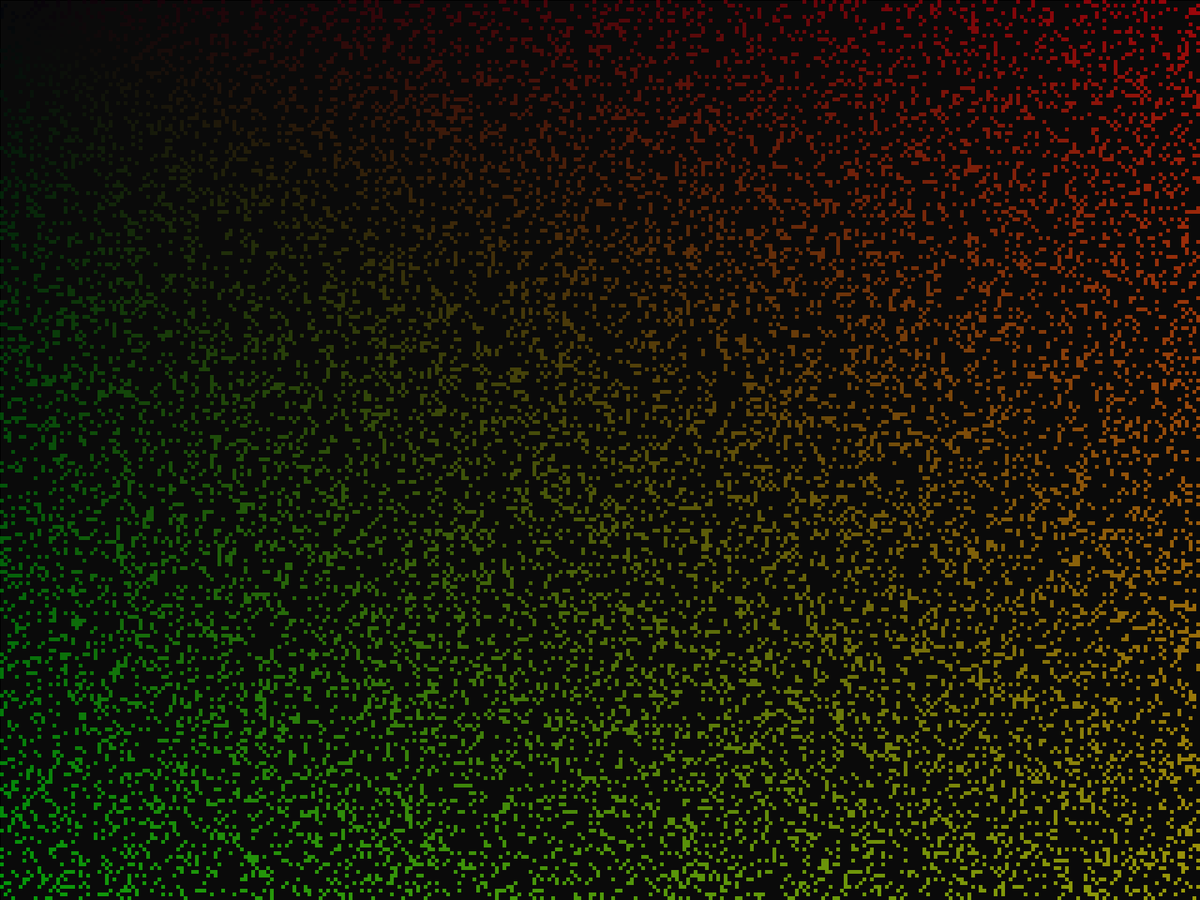
Frame 1 (no input)
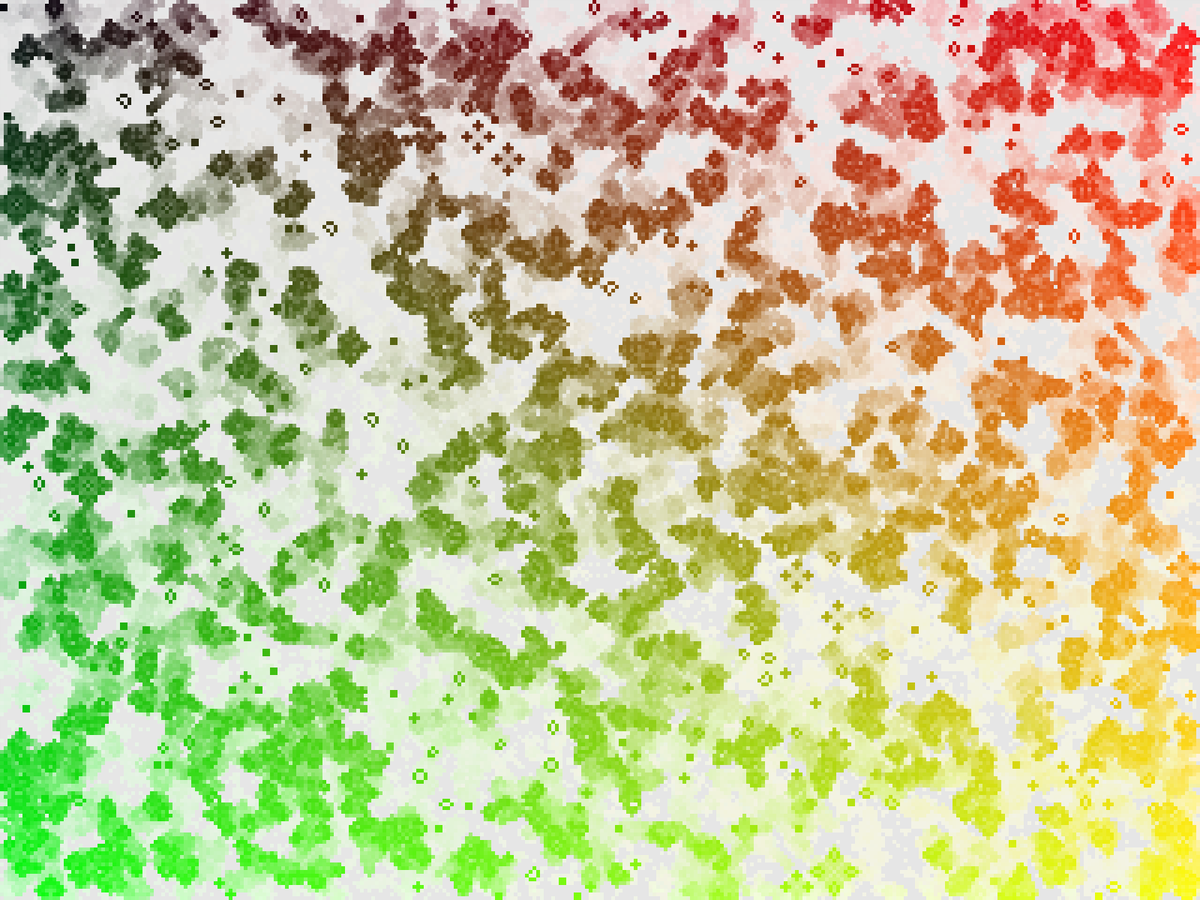
Frame 60 (the mouse pressed at the canvas centre just before this capture)
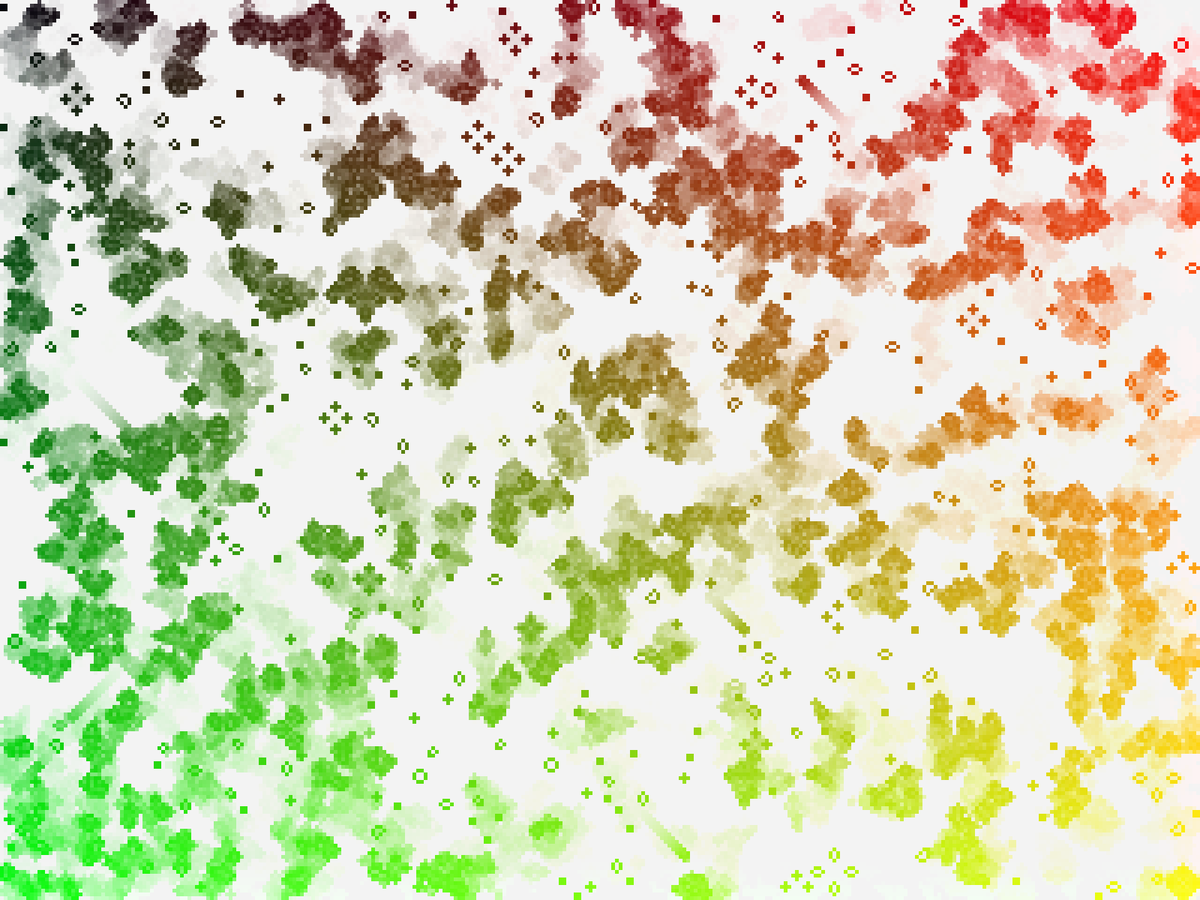
Frame 120 (the mouse held since frame 60 and released just before this capture)

The Processing sketch that drew these frames (run headless with seeded random() and noise(); from frame 60 on, the mouse is pressed at the canvas centre):

// Processing sketch: GameOfLife
// ── GameOfLife.pde
GameObject cells [][];
float cellSize = 5;
int numberOfColumbs;
int numberOfRows; 
int fillpercentage = 20 ; 
int neighboursAlive;
int frameChange = 10;

float scaleFactor = 1.0;
float translateX = 0.0;
float translateY = 0.0;

boolean pause = false;

void setup() {
// size(900,900);
fullScreen();
background(0);

matrixCalculation();
initialAliveCalculation() ;
}


void draw() 
{
	frameRate(frameChange);
	drawBackroundEffect () ;

	translate(translateX,translateY);
	scale(scaleFactor);
	
	drawCellMatrixCalculation();
	checkAliveCellsCalculation();
	if(!pause) 
	{
		nextGenerationRulesCalculation();
	}
}
// ── Fill.pde
public class Fill  {
boolean deadFill = false;
boolean bornFill = false;
boolean surviveFill = false;
	public Fill () {
		
	}

void filler () {
	if (deadFill) 
	{
	fill(#F5021F);
	}
		if (bornFill) 
		{
		fill(#FFB23E);
		}
			if (surviveFill)
			{
			fill(#0FFC00);	
			}
	}
}
// ── GameObject.pde
public class GameObject  
{

float x ;
float y ;
float size;
int neighbours; 
float xMode, yMode;
boolean alive = false;

	public GameObject (float x, float y, float size) 
	{
		this.x = x * size;
		this.y = y * size;
		this.size = size;
	}


	void draw () 
	{
		xMode = 255f/float(width);
		yMode = 255f/float(height);
		colorMode(RGB);
		fill(x*xMode, y*yMode, 10, 150);
		noStroke();
		if (alive) 
		{
			rect(x, y, size, size);	
		}			
	}		
}
// ── calculations.pde
void matrixCalculation()
{
	numberOfColumbs = (int)Math.floor(width/cellSize);
	numberOfRows = (int)Math.floor(height/cellSize);
	cells = new GameObject[numberOfColumbs][numberOfRows];
}


void initialAliveCalculation() 
{
	for (int y = 0; y < numberOfRows; ++y) 
	{
		for (int x = 0; x < numberOfColumbs ; ++x) 
		{
			cells[x][y] = new GameObject(x, y, cellSize);
			
			if (random(0, 100) < fillpercentage) 
			{
				cells[x][y].alive = true;
			}
		}
	}
}


void drawCellMatrixCalculation()
{
	for (int y = 0; y < numberOfRows; ++y) 
	{
		for (int x = 0; x < numberOfColumbs ; ++x) 
		{			
			cells[x][y].draw();
		}

	}
}


void checkAliveCellsCalculation () 
{
for (int y = 0; y < numberOfRows; ++y) 
	{
		for (int x = 0; x < numberOfColumbs ; ++x) 
		{
neighboursAlive = 0 ;	
						 if (x-1 >= 0 && y-1 >= 0 && cells[x-1][y-1].alive == true) 
						{
							neighboursAlive++ ;	
						}			
						 if (y-1 >= 0 && cells[x][y-1].alive == true) 
						{
							neighboursAlive++ ;					
						}
						 if ( y-1 >= 0 && x+1 < numberOfColumbs && cells[x+1][y-1].alive == true) 
						{
							neighboursAlive++ ;	
						}
						 if (x-1 >= 0 && cells[x-1][y].alive == true) 
						{
							neighboursAlive++ ;					
						}
						if (x+1 < numberOfColumbs && cells[x+1][y].alive == true) 
						{
							neighboursAlive++ ;					
						}
						if (x-1 >= 0 && y+1 < numberOfRows && cells[x-1][y+1].alive == true) 
						{
							neighboursAlive++ ; 					
						}
						if (y+1 < numberOfRows && cells[x][y+1].alive == true) 
						{
							neighboursAlive++ ;	
						}
						if (x+1 < numberOfColumbs && y+1 < numberOfRows &&cells[x+1][y+1].alive == true) 
						{
							neighboursAlive++ ;	
						}		
cells[x][y].neighbours = neighboursAlive ;																				
		}
	}
}


void nextGenerationRulesCalculation () 
{
	for (int y = 0; y < numberOfRows; ++y) 
	 {
		for (int x = 0; x < numberOfColumbs ; ++x) 
		{
			if (cells[x][y].alive == true && cells[x][y].neighbours < 2)  // die if less than 2 neighbors
			{
				cells[x][y].alive = false;
			
			}
			
			if (cells[x][y].alive == true && (cells[x][y].neighbours == 2 || cells[x][y].neighbours == 3)) // if 2 or 3 neogbor stay alive 
			{
				cells[x][y].alive = true;
			}
			
			if ( cells[x][y].neighbours > 3)   // 2 or less neighbor die
			{
				cells[x][y].alive = false;	
			}

			if (cells[x][y].alive == false && cells[x][y].neighbours == 3) {  // make new if 3 neborrs
				cells[x][y].alive = true;
			}
				
		}
	}
}

void killCommand() 
{
for (int y = 0; y < numberOfRows; ++y) 
    {
      for (int x = 0; x < numberOfColumbs ; ++x) 
      {
        cells[x][y] = new GameObject(x, y, cellSize);
      
        cells[x][y].alive = false;
      
      }
    }
}

// ── checkingcode.pde
// // checks if neighbours are alive

// for (int y = 0; y < numberOfRows; ++y) 
// 	 {
// 	 	int neighbour = 0 ;
// 		for (int x = 0; x < numberOfColumbs ; ++x) 
// 		{
// 			if (cells[x-1][y-1].alive == true) 
// 			{
// 			neighbour = neighbour +1 ; 					
// 			}			
// 			if (cells[x][y-1].alive == true) 
// 			{
// 			neighbour = neighbour +1 ; 					
// 			}
// 			if (cells[x+1][y-1].alive == true) 
// 			{
// 			neighbour = neighbour +1 ; 					
// 			}
// 			if (cells[x-1][y].alive == true) 
// 			{
// 			neighbour = neighbour +1 ; 					
// 			}
// 			if (cells[x+1][y].alive == true) 
// 			{
// 			neighbour = neighbour +1 ; 					
// 			}
// 			if (cells[x-1][y+1].alive == true) 
// 			{
// 			neighbour = neighbour +1 ; 					
// 			}
// 			if (cells[x][y+1].alive == true) 
// 			{
// 			neighbour = neighbour +1 ; 					
// 			}
// 			if (cells[x+1][y+1].alive == true) 
// 			{
// 			neighbour = neighbour +1 ; 					
// 			}							
		




// 		}

// 	}


// 	if (neighbour > 3) {
// 	alive = false;	
// 	}

// 	else if (neighbour<3) {
// 		alive = true;
// 	}

// ── drawEffects.pde
void drawBackroundEffect () 
{
	fill(255, 255, 255, 10);
	rect(0, 0, width, height);	
}
// ── keyboradInput.pde
void keyPressed() 
{
  
  if (key == 'r') //zoom reset
  {
    scaleFactor = 1;
    translateX = 0.0;
    translateY = 0.0;
  }
 	if (key == '+') 
	{
		frameChange += 1;	
 	}

	if (key == '-') 
	{
		frameChange += -1;
	}

	if (frameChange > 60) 
	{
		frameChange = 60;
	}

	if (frameChange < 10) 
	{
		frameChange = 10;
	}

	if (keyCode == 32) // Kill command
  {
    killCommand();
  }

  if (key == 'n')
  {
    initialAliveCalculation(); 
  }
  if (key == 'p') {
    pause = !pause; 
     }
}


// ── mouseInput.pde
void mouseWheel(MouseEvent event) 
{

  float delta = event.getCount();
  if (event.getCount()> 0) 
   {
      delta = delta* 1.05;
   }
    else 
    {
      delta = delta *-(1/1.05); 
    }
  
  translateX -= mouseX;
  translateY -= mouseY;
  scaleFactor *= delta;
  translateX *= delta;
  translateY *= delta;
  translateX += mouseX;
  translateY += mouseY;  
  println(scaleFactor);
  if (scaleFactor < 1) 
  {
    scaleFactor = 1;
  }
  if (scaleFactor == 1) {
      translateX = 0.0;
      translateY = 0.0;
  }
}


void mouseDragged( ) 
{
  if (mousePressed && (mouseButton == LEFT)) 
   { 
      translateX += mouseX - pmouseX;
      translateY += mouseY - pmouseY;
   }




  

        
   if (mousePressed && (mouseButton == RIGHT))
    {
       cells[pmouseX/int(cellSize)][pmouseY/int(cellSize)].alive = true; 
    }

}

   
